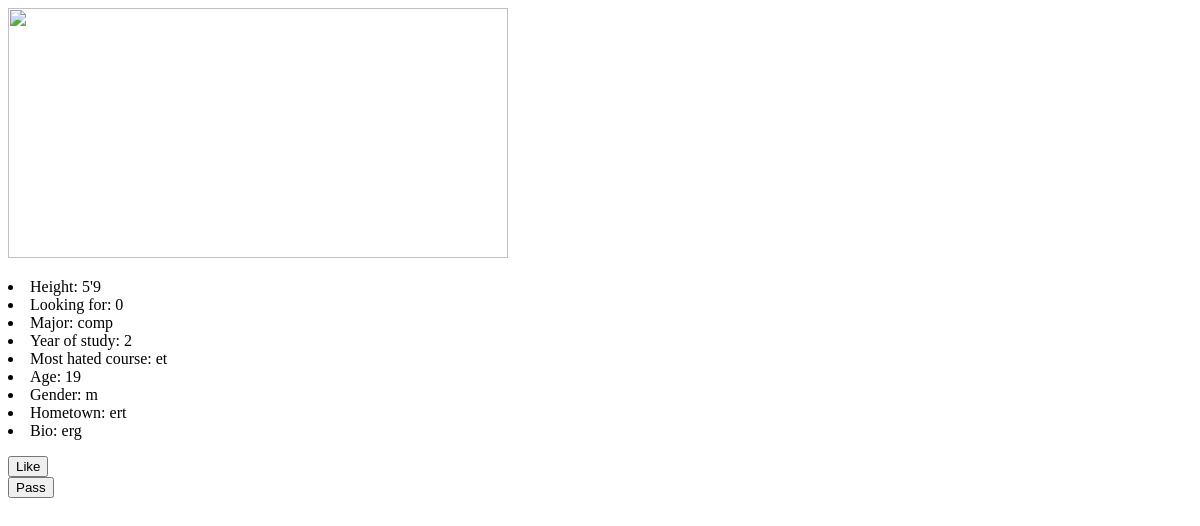
Page /swipe/ (signed in) on the earlier database version.
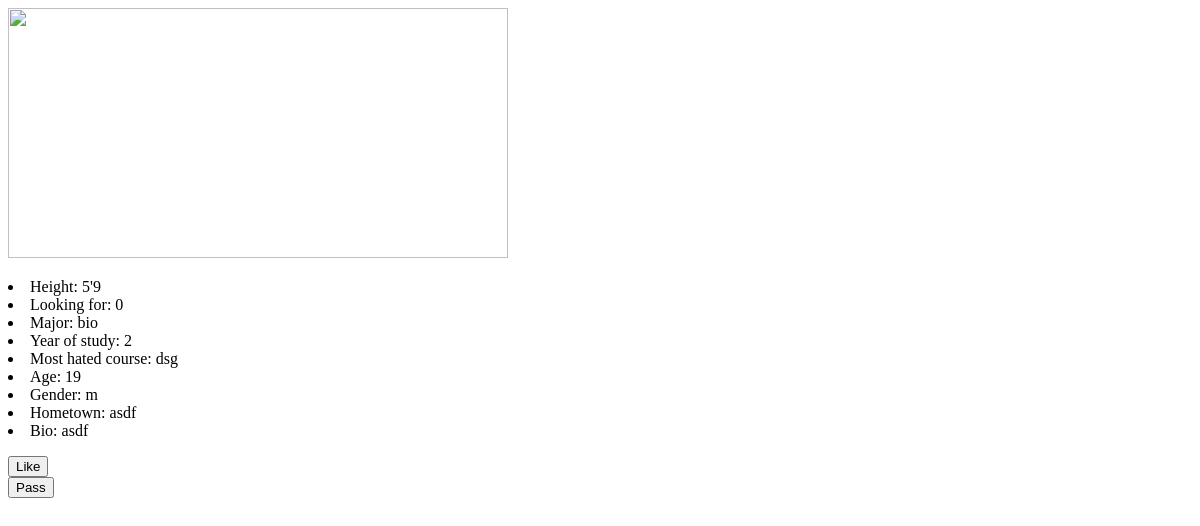
Same page on the later database version.
### account/models.py (models this page shows)
class UserInfo(models.Model):
    user = models.OneToOneField(
        to=User,
        on_delete=models.PROTECT,
        )
    image_file = models.ImageField(
        null=True,
        blank=True
        )
    height_ft = models.IntegerField()
    height_in = models.IntegerField()
    looking_for = models.IntegerField(default=0)
    target_gender = models.CharField(max_length=40)
    major = models.CharField(max_length=40)
    year_of_study = models.IntegerField()
    most_hated_course = models.CharField(max_length=40)
    age = models.IntegerField()
    gender = models.CharField(max_length=40)
    hometown = models.TextField()
    bio = models.TextField(max_length=300)
    def get_attributes(self):
        attrs = [
            str(self.height_ft)+"'"+str(self.height_in),
            self.looking_for,
            self.major,
            self.year_of_study,
            self.most_hated_course,
            self.age,
            self.gender,
            self.hometown,
            self.bio
        ]
        labels = [
            "Height: ",
            "Looking for: ",
            "Major: ",
            "Year of study: ",
            "Most hated course: ",
            "Age: ",
            "Gender: ",
            "Hometown: ",
            "Bio: "
        ]
        return dict(zip(labels, attrs))

### swipe/views.py (the view, shortened to what this page needs)
# urls.py: path("", include("swipe.urls")),
def swipe(request):
    context = {}
    user = request.user
    user_info = UserInfo.objects.get(user=user)
    current_profile = None
    while not current_profile:
        available_infos = UserInfo.objects.all()
        try:
            profile = available_infos.order_by("?").first()
            if are_compatible(profile, user_info):
                current_profile = profile
        except:
            context["user_image"] = None
    user_info = UserInfo.objects.get(user=current_profile.user)
    context["profile_info"] = current_profile.get_attributes()
    context["image_url"] = STATIC_URL.format(current_profile.image_file)
    return render(request, "swipe.html", context)

### swipe/views.py (called while the page is built)
def are_compatible(info1, info2):
    try:
        assert info1.gender in info2.target_gender
        assert info2.gender in info1.target_gender
        return True
    except AssertionError:
        return False

### swipe/templates/swipe.html (shortened to what this page needs)
{% load static %}
<!DOCTYPE html>
<img src="{{image_url}}" height=250 width=500></img>
<p>
    {% for label, info in profile_info.items %}
        <li>{{label}} {{info}}</li>
    {% endfor %}
</p>
<form method="post">
    <button type='submit'>Like</button>
</form>
<form method="post">
    <button type='submit'>Pass</button>
</form>

Differences in the rows shown:
removed UserInfo: profile_info "comp" "et" "ert" "erg"
added UserInfo: profile_info "bio" "dsg" "asdf" "asdf"
Other differences:
new list line: "Major:"
new list line: "Most hated course:"
new list line: "Hometown:"
new list line: "Bio:"
list line gone: "Major:"
list line gone: "Most hated course:"
list line gone: "Hometown:"
list line gone: "Bio:"
